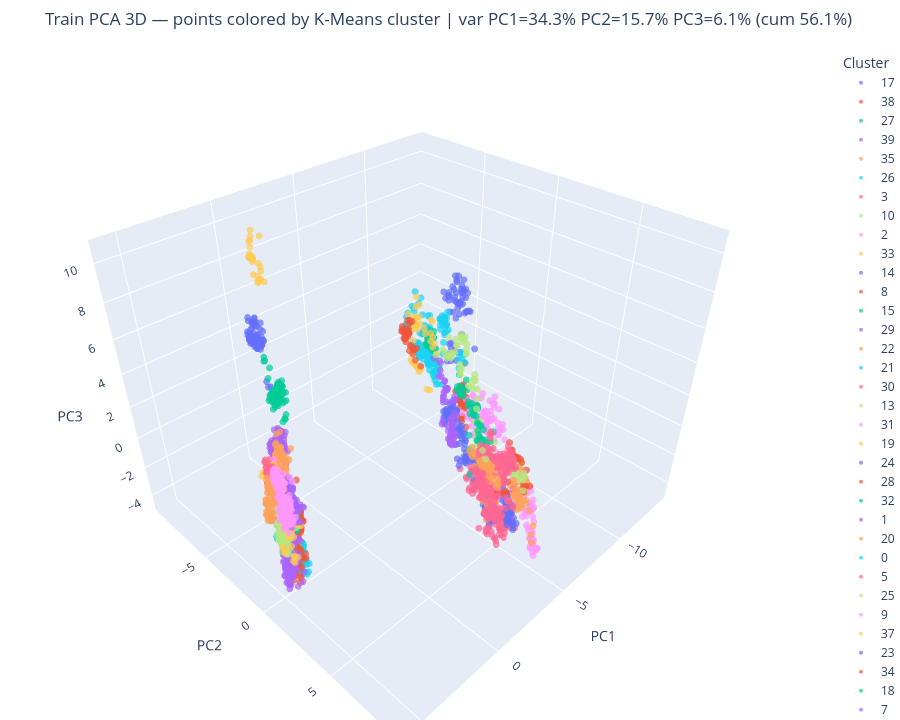

Notebook code for this chart:
### Code cell
# ╔═══════════════════════════════════════════════════════════════════════════╗
# ║  CELL 12b — INTERACTIVE 3D PCA (Plotly)                                   ║
# ╚═══════════════════════════════════════════════════════════════════════════╝

import plotly.express as px

pca_3d = PCA(n_components=3)
X_train_3d = pca_3d.fit_transform(X_train_scaled)

ev = pca_3d.explained_variance_ratio_
cum_var = float(np.sum(ev))
title = (
    f"Train PCA 3D — points colored by K-Means cluster | "
    f"var PC1={ev[0]:.1%} PC2={ev[1]:.1%} PC3={ev[2]:.1%} (cum {cum_var:.1%})"
)

df_3d = pd.DataFrame({
    "PC1": X_train_3d[:, 0],
    "PC2": X_train_3d[:, 1],
    "PC3": X_train_3d[:, 2],
    "cluster": cluster_labels_train.astype(str),
})

fig = px.scatter_3d(
    df_3d,
    x="PC1",
    y="PC2",
    z="PC3",
    color="cluster",
    title=title,
    opacity=0.7,
    height=720,
)
fig.update_traces(marker=dict(size=4, line=dict(width=0)))
fig.update_layout(
    scene=dict(
        xaxis_title="PC1",
        yaxis_title="PC2",
        zaxis_title="PC3",
        aspectmode="data",
    ),
    margin=dict(l=0, r=0, t=50, b=0),
    legend_title_text="Cluster",
)
fig.show()
